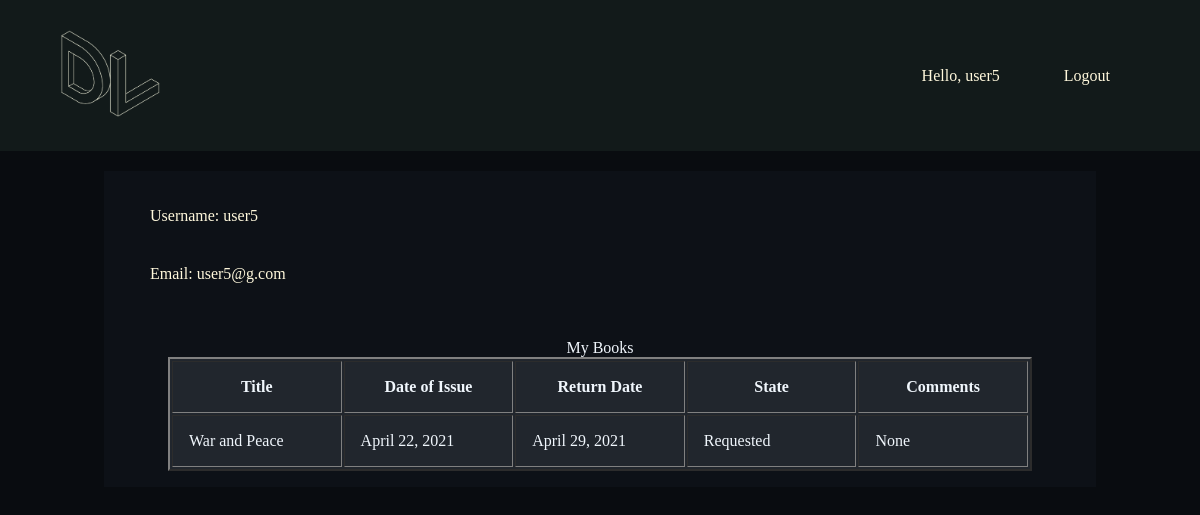
Page /user/ (signed in) on the committed database.
### book/models.py (models this page shows)
class Issue(models.Model):
    Book_state = [
        ('Requested', 'Requested'),
        ('Issued', 'Issued'),
        ('Returned', 'Returned'),
        ('Request Extension', 'Request Extension'),
        ('Extended Issue', 'Extended Issue'),
        ('Issued/Ext Denied', 'Issued/Ext Denied'),
        ('Rejected Issue', 'Rejected Issue'),
        ('NA', 'NA')
    ]
    Title = models.CharField(max_length = 120,null = False)
    BookID = models.IntegerField(null = False)
    User = models.CharField(max_length=50)
    DoI=models.DateField(auto_now_add=False)
    DoD=models.DateField(auto_now_add=False)
    State = models.CharField(
        max_length=50,
        choices = Book_state,
        default = 'Requested',
    )
    Comments = models.TextField(null=True)

### users/views.py (the view)
# urls.py: path('user/', user_view, name='user'),
def user_view(request,*args,**kwargs):
    bks= Issue.objects.all()
    bks.reverse()
    today = datetime.date.today()
    return render(request,"User/User.html",{"bks":bks , "today":today})

### Templates/User/User.html (shortened to what this page needs)
{% load static %}
<!DOCTYPE html>
<head>
    <link rel="stylesheet" href="{% static 'User/style.css' %}">
</head>
<body style="color:#f0f6fc;background-color:#090c10">
    <header >
        <a href="/"><img src="{% static 'DevLibrary.png' %}" alt="" width = "100"></a>
        <nav>
            <ul class = "nvlinks">
                <li>Hello, {{user.username}}</li>
                <li><a href="/logout/">Logout</a></li>
            </ul>
        </nav>
    </header>
    <div class="usr-dta" style="color:#f0f6fc;background-color:#0d1117">
        <ul>
        <li>
        <p>Username: {{user.username}}</p>
    </li>
  <li>
    <p>Email: {{user.email}}</p>
  </li>
    </ul>
    <br>
    <br>
    <table class="table" border = "2px solid white" style="margin-left:auto;margin-right:auto;width:90%;color:#f0f6fc;background-color:#21262d">
        <caption>My Books</caption>
        <thead>
            <tr>
                <th style = "padding: 16px; width:20%;">Title</th>
                <th style = "padding: 16px; width:20%;">Date of Issue</th>
                <th style = "padding: 16px; width:20%;">Return Date</th>
                <th style = "padding: 16px; width:20%;">State</th>
                <th style = "padding: 16px; width:20%;">Comments</th>
            </tr>
        </thead>
        <tbody>
            {% for bk in bks %}
                {% if bk.DoD < today %}
                    {% if bk.State == "Issued" or bk.State == "Extended Issue" or bk.State == "Request Extension" or bk.State == "Issued/Ext Denied"  %}
                    {% if bk.User == user.username %}
                        <tr>
                            <td scope="row" style = "padding: 16px; width:20%;color:#e63946;">{{bk.Title}}</td>
                            <td style = "padding: 16px; width:20%;color:#e63946;">{{bk.DoI}}</td>
                            <td style = "padding: 16px; width:20%;color:#e63946;">{{bk.DoD}}</td>
                            <td style = "padding: 16px; width:20%;color:#e63946;">{{bk.State}}</td>
                            <td style = "padding: 16px; width:20%;color:#e63946;">{{bk.Comments}}</td>
                            <td style = "padding: 16px; width:20%;color:#e63946;">Overdue: Return Immediately</td>
                            {% if bk.State == 'Issued' %}
                                <td style = "padding: 16px; width:20%;">
                                <form action ="/reqext/{{bk.id}}" method="POST">{% csrf_token %}
                                <button type="Submit"  style="margin: 10px; padding:7px 13px;color:#f0f6fc;background-color:#238636;border:none;border-radius:5px;">Request Extension</button>
                                </form>
                                </td>
                                {% endif %}
                        </tr>
                    {% endif %}
                    {% endif %}
                {% else %}
                    {% if bk.User == user.username %}
                        <tr>
                            <td scope="row" style = "padding: 16px; width:20%;">{{bk.Title}}</td>
                            <td style = "padding: 16px; width:20%;">{{bk.DoI}}</td>
                            <td style = "padding: 16px; width:20%;">{{bk.DoD}}</td>
                            <td style = "padding: 16px; width:20%;">{{bk.State}}</td>
                            <td style = "padding: 16px; width:20%;">{{bk.Comments}}</td>
                        </tr>
                    {% endif %}
                {% endif %}
            {% endfor %}
        </tbody>
    </table>
    </div>
 </body>

### static/User/style.css (style rules this page uses)
body { background-color: lightblue; }
* { margin: 0; padding: 0; }
header a,li { font: "Montserrat", sans-serif; font-size: 16px; color: cornsilk; text-decoration: none; }
header { background-color: #121a1a; display: flex; justify-content: space-between; align-items: center; padding: 30px 5%; }
.nvlinks { list-style: none; }
.nvlinks li { display: inline-block; padding: 0 30px; }
.usr-dta { display: block; margin: auto; width: 80%; background-color: #121a1a; margin-top: 20px; padding: 16px; }
.usr-dta ul { list-style: none; }
.usr-dta ul li p { margin-left: 10px; padding: 20px; }

### rows in the picture
Issue: Title "War and Peace", DoI "April 22, 2021", DoD "April 29, 2021", State "Requested", Comments "None"

### other values in the picture
{{ user.username }} "user5"
{{ user.email }} "user5@g.com"
